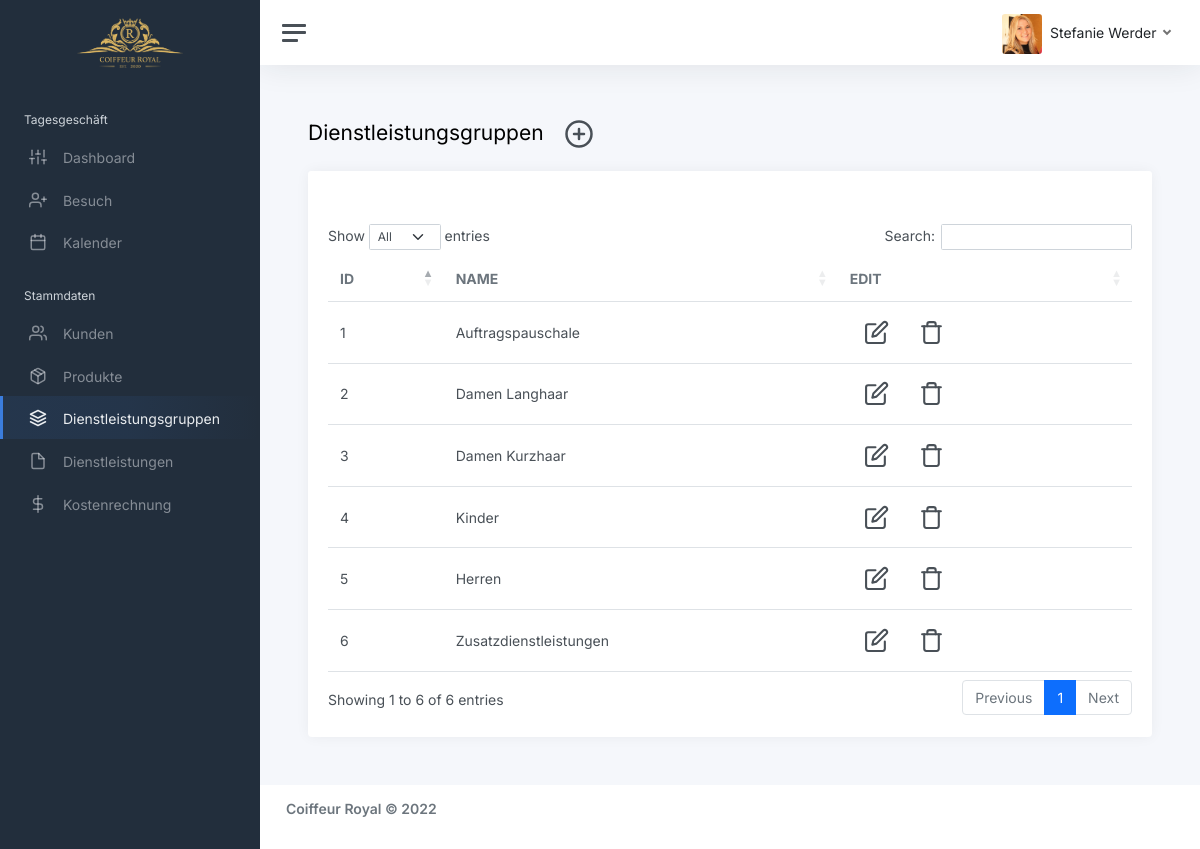
/website/sites/service-groups.php (signed in), run on the app's committed database.
### tables this page shows
CREATE TABLE IF NOT EXISTS service_groups (
    service_group_id INT AUTO_INCREMENT PRIMARY KEY,
    service_group_name VARCHAR(50) NOT NULL
    );

### website/sites/service-groups.php (the view, shortened to what this page needs)
<?php
    if(isset($_SESSION['User']))
    {
        $mailid = $_SESSION['User'];
        $parts = explode(".", $mailid);
        $lastname = ucfirst(array_pop($parts));
        $firstname = ucfirst(implode(".", $parts));
    }
    else
    {
        header("Location:../index.php");
    }
?>
<!DOCTYPE html>
<html lang="en">
<head>
	<link href="https://cdnjs.cloudflare.com/ajax/libs/twitter-bootstrap/5.0.1/css/bootstrap.min.css" rel="stylesheet">
	<link href="../assets/css/app.css" rel="stylesheet">
	<link href="https://cdn.datatables.net/1.11.4/css/dataTables.bootstrap5.min.css" rel="stylesheet">
</head>
<body>
	<div class="wrapper">
		<nav id="sidebar" class="sidebar js-sidebar">
			<div class="sidebar-content js-simplebar">
				<a class="sidebar-brand text-center" href="dashboard.php">
					<span class="align-middle"><img src="../assets/img/logo/coiffeur_royal.png" width="50%"></span>
				</a>
				<ul class="sidebar-nav">
					<li class="sidebar-header">
						Tagesgeschäft
					</li>
					<li class="sidebar-item">
						<a class="sidebar-link" href="dashboard.php">
							<i class="align-middle" data-feather="sliders"></i> <span class="align-middle">Dashboard</span>
						</a>
					</li>
					<li class="sidebar-item">
						<a class="sidebar-link" href="visits.php">
							<i class="align-middle" data-feather="user-plus"></i> <span class="align-middle">Besuch</span>
						</a>
					</li>
					<li class="sidebar-item">
						<a class="sidebar-link" href="calendar.php">
							<i class="align-middle" data-feather="calendar"></i> <span class="align-middle">Kalender</span>
						</a>
					</li>
					<li class="sidebar-header">
						Stammdaten
					</li>
					<li class="sidebar-item">
						<a class="sidebar-link" href="customers.php">
							<i class="align-middle" data-feather="users"></i> <span class="align-middle">Kunden</span>
						</a>
					</li>
					<li class="sidebar-item">
						<a class="sidebar-link" href="products.php">
							<i class="align-middle" data-feather="package"></i> <span class="align-middle">Produkte</span>
						</a>
					</li>
					<li class="sidebar-item active">
						<a class="sidebar-link" href="service-groups.php">
							<i class="align-middle" data-feather="layers"></i> <span class="align-middle">Dienstleistungsgruppen</span>
						</a>
					</li>
					<li class="sidebar-item">
						<a class="sidebar-link" href="services.php">
							<i class="align-middle" data-feather="file"></i> <span class="align-middle">Dienstleistungen</span>
						</a>
					</li>
					<li class="sidebar-item">
						<a class="sidebar-link" href="cost-calculation.php">
							<i class="align-middle" data-feather="dollar-sign"></i> <span class="align-middle">Kostenrechnung</span>
						</a>
					</li>
				</ul>
			</div>
		</nav>
		<div class="main">
			<nav class="navbar navbar-expand navbar-light navbar-bg">
				<a class="sidebar-toggle js-sidebar-toggle">
					<i class="hamburger align-self-center"></i>
				</a>
				<div class="navbar-collapse collapse">
					<ul class="navbar-nav navbar-align">
						<li class="nav-item dropdown">
							<a class="nav-link dropdown-toggle d-none d-sm-inline-block" href="#" data-bs-toggle="dropdown">
								<?php
								if($mailid == "werder.stefanie")
								{
									echo "<img src='../assets/img/avatars/steffi.jpg' class='avatar img-fluid rounded me-1' alt='Steffanie Werder'/> <span class='text-dark'>" .$lastname . " " . $firstname;
								}
								elseif($mailid == "weibel.romy")
								{
									echo "<img src='../assets/img/avatars/romy.jpg' class='avatar img-fluid rounded me-1' alt='Romy Werder'/> <span class='text-dark'>" . $lastname . " " . $firstname;
								}
								?>
							</a>
						</li>
					</ul>
				</div>
			</nav>
			<main class="content">
				<div class="container-fluid p-0">
					<h1 class="h3 mb-3">Dienstleistungsgruppen <button type='button' class='btn mr-1 createservicegroupbtn'><i class='align-middle' data-feather='plus-circle' style='width: 30px; height: 30px;'></i></button></h1>
					<div class="row">
						<div class="col-12">
							<div class="card">
								<div class="card-header">
								</div>
								<div class="card-body">
                                    <div class="table-responsive">
                                        <table id="example" class="table align-items-center mb-0">
                                          <thead>
                                            <tr>
                                              <th class="text-uppercase text-secondary opacity-7">ID</th>
                                              <th class="text-uppercase text-secondary opacity-7">Name</th>
                                              <th class="text-uppercase text-secondary opacity-7">Edit</th>
                                            </tr>
                                          </thead>
                                          <tbody>
										  	<?php
												include 'db.php';
												$sql = "SELECT * FROM service_groups";
												$result = mysqli_query($db_conn, $sql);
												if (mysqli_num_rows($result) > 0)
												{
													while ($row = mysqli_fetch_assoc($result))
													{
														echo "<tr>";
															echo "<td>" . $row['service_group_id'] . "</td>";
															echo "<td>" . $row['service_group_name'] . "</td>";
															echo "<td class='text-right'>";
																echo "<button type='button' class='btn mr-1 editservicegroupbtn'><i class='align-middle' data-feather='edit' style='width: 25px; height: 25px;'></i></button>";
																echo "<button type='button' class='btn mr-1 deleteservicegroupbtn'><i class='align-middle' data-feather='trash' style='width: 25px; height: 25px;'></i></button>";
															echo "</td>";
													}
												}
												else
												{
													echo "0 Results found";
												}
											  ?>
                                          </tbody>
                                        </table>
                                      </div>
								</div>
							</div>
						</div>
					</div>
				</div>
			</main>
			<footer class="footer">
				<div class="container-fluid">
					<div class="row text-muted">
						<div class="col-6 text-start">
							<p class="mb-0">
								<h5 class="text-muted"><strong>Coiffeur Royal &copy; 2022</strong></h5>
							</p>
						</div>
					</div>
				</div>
			</footer>
		</div>
	</div>
</body>
</html>

### data on the page
service_groups: service_group_id "1", service_group_name "Auftragspauschale"
service_groups: service_group_id "2", service_group_name "Damen Langhaar"
service_groups: service_group_id "3", service_group_name "Damen Kurzhaar"
service_groups: service_group_id "4", service_group_name "Kinder"
service_groups: service_group_id "5", service_group_name "Herren"
service_groups: service_group_id "6", service_group_name "Zusatzdienstleistungen"

### other printed values
$lastname "Stefanie"
$firstname "Werder"
